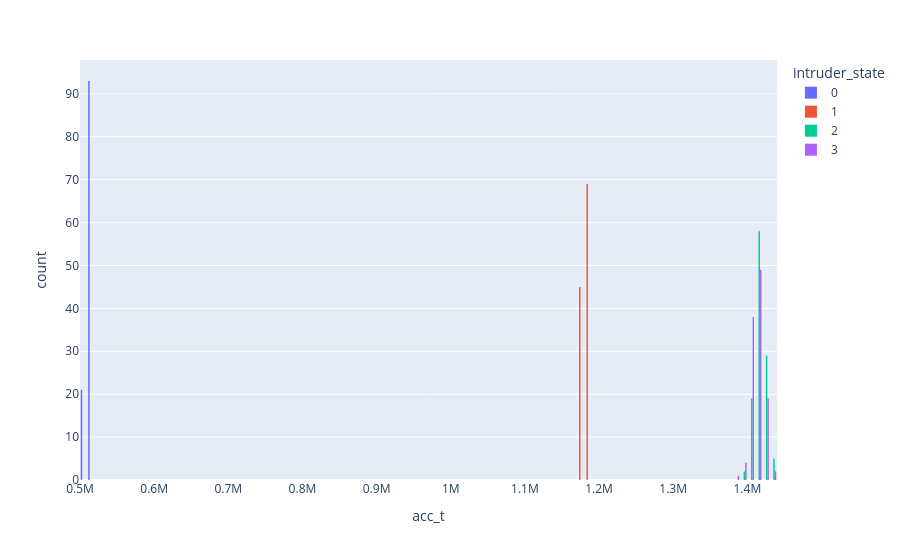

Source (notebook cell):
### Code cell
plt.histogram(data, x="acc_t", color="intruder_state", nbins=100, barmode="group")

#tpf[["wctpf", "tpf"]].groupby("wctpf").mean()


# # plt.box(tpf[tpf["k"] == 40][tpf["tpf"] < 11], x="tpf", color="wctpf", log_x=True)


# plt.box(tpf[tpf["k"] == 40][tpf["tpf"] > 100][tpf["wctpf"] != 25], x="tpf", color="wctpf_label", labels={
#     "tpf": "Instantanious Execution-Time per Fuel Unit [ns/fuel]",
#     "wctpf_label": ""
# }, width=800, height=400)
